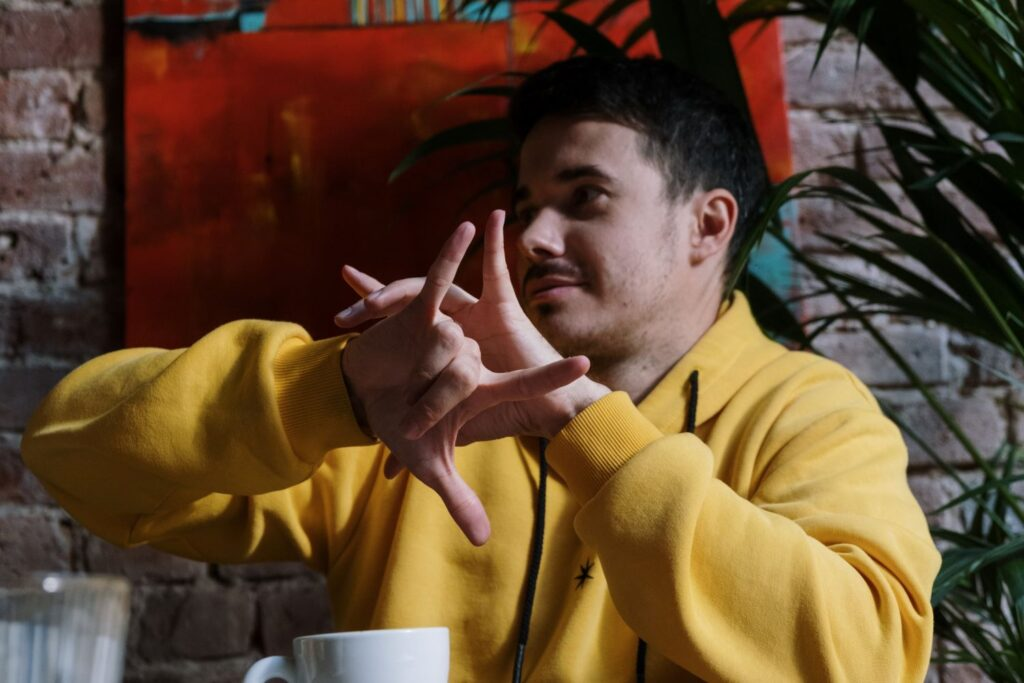
#> input picture hamer/example_data/test3.jpg, 1024 x 683 px, given as the content of the folder data/benchmark_complex_bg/image, which was not available
$ python color_aligned_mse.py
#> lines starting #> are read from the running program, lines starting #| are printed output that depends on the picture; after the words box and inside, x2 and y2 are one past the last pixel; in counts of white or black regions, pixels touching at a corner belong together; long printed decimals are rounded
"""Color-aligned MSE for background preservation.

Unlike the plain background MSE in ``eval_complex_bg.py``, this metric first
fits a global affine RGB mapping from the generated image to the reference
image using only background pixels, then computes MSE on that background.
Global brightness or color shifts are therefore removed before the structural
comparison. Lower is better.

The metric functions take float32 RGB arrays in [0, 1] and a boolean mask in
which True marks background pixels.

The CLI evaluates whole directories, like ``eval_complex_bg.py``: it matches
images by filename in the original/generated folders and averages the scores.
The original foreground mask defines the background; an optional generated
mask can be supplied to exclude foreground on both sides.

Example:
    python color_aligned_mse.py \
        --img-path-be /path/to/original/images \
        --mask-path-be /path/to/original/masks \
        --img-path-af /path/to/generated/images \
        --mask-path-af /path/to/generated/masks
"""
from __future__ import annotations

import argparse
import json
from pathlib import Path

import numpy as np
from PIL import Image


def load_rgb(path: Path, target_size: tuple[int, int] | None = None) -> np.ndarray:
    """Load an RGB image as float32 in [0, 1], optionally resizing it."""
    with Image.open(path) as image:
        image = image.convert("RGB")
        if target_size is not None and image.size != target_size:
            image = image.resize(target_size, Image.Resampling.LANCZOS)
        return np.asarray(image, dtype=np.float32) / 255.0


def load_background_mask(path: Path, target_size: tuple[int, int]) -> np.ndarray:
    """Load a foreground mask and return a boolean background mask (True = background)."""
    with Image.open(path) as image:
        image = image.convert("L")
        if image.size != target_size:
            image = image.resize(target_size, Image.Resampling.NEAREST)
        foreground = np.asarray(image, dtype=np.uint8) > 127
    background = ~foreground
    if not np.any(background):
        raise ValueError(f"Mask contains no background pixels: {path}")
    return background


def color_align_to_reference(
    generated: np.ndarray, reference: np.ndarray, background: np.ndarray
) -> np.ndarray:
    """Fit a global affine RGB mapping from generated to reference on background pixels."""
    source_pixels = generated[background]
    target_pixels = reference[background]
    if len(source_pixels) < 4:
        raise ValueError("Not enough background pixels for color alignment")

    design = np.concatenate(
        (source_pixels.astype(np.float64), np.ones((len(source_pixels), 1))), axis=1
    )
    coefficients, *_ = np.linalg.lstsq(design, target_pixels.astype(np.float64), rcond=None)
    aligned = generated.astype(np.float64) @ coefficients[:3] + coefficients[3]
    return np.clip(aligned, 0.0, 1.0).astype(np.float32)


def color_aligned_mse(
    generated: np.ndarray, reference: np.ndarray, background: np.ndarray
) -> float:
    """Color-aligned background MSE; lower is better."""
    aligned = color_align_to_reference(generated, reference, background)
    return float(np.mean(np.square(aligned[background] - reference[background])))


IMAGE_SUFFIXES = (".png", ".jpg", ".jpeg", ".webp", ".bmp")


def evaluate_directory(
    img_path_be: Path, mask_path_be: Path, img_path_af: Path,
    mask_path_af: Path | None = None,
) -> list[dict]:
    """Score every matching image pair in two directories."""
    img_path_be, mask_path_be, img_path_af = (
        Path(img_path_be), Path(mask_path_be), Path(img_path_af)
    )
    mask_path_af = Path(mask_path_af) if mask_path_af is not None else None

    results = []
    reference_paths = sorted(
        p for p in img_path_be.iterdir() if p.suffix.lower() in IMAGE_SUFFIXES
    )
    for reference_path in reference_paths:
        generated_path = img_path_af / reference_path.name
        mask_path = mask_path_be / reference_path.name
        missing = [p for p in (generated_path, mask_path) if not p.is_file()]
        if missing:
            print(f"[skip] {reference_path.name}: missing {', '.join(str(p) for p in missing)}")
            continue

        reference = load_rgb(reference_path)
        target_size = (reference.shape[1], reference.shape[0])
        generated = load_rgb(generated_path, target_size)
        background = load_background_mask(mask_path, target_size)

        if mask_path_af is not None:
            generated_mask_path = mask_path_af / reference_path.name
            if generated_mask_path.is_file():
                background &= load_background_mask(generated_mask_path, target_size)
            else:
                print(f"[warn] {reference_path.name}: generated mask not found, "
                      "using the original mask only")

        results.append({
            "image": reference_path.name,
            "color_aligned_mse": color_aligned_mse(generated, reference, background),
        })
    return results


def main() -> None:
    parser = argparse.ArgumentParser(
        description="Batch color-aligned background MSE evaluation."
    )
    parser.add_argument("--img-path-be", default="./data/benchmark_complex_bg/image",
                        help="Original images before try-on.")
    parser.add_argument("--mask-path-be", default="./data/benchmark_complex_bg/image_bg_seg/mask",
                        help="Foreground masks of the original images.")
    parser.add_argument("--img-path-af", default="./data/results/complex",
                        help="Generated images after try-on.")
    parser.add_argument("--mask-path-af", default=None,
                        help="Optional foreground masks of the generated images; "
                             "excludes foreground on both sides when provided.")
    parser.add_argument("--output", type=Path, default=None,
                        help="Optional JSON file for per-image scores.")
    args = parser.parse_args()

    results = evaluate_directory(
        args.img_path_be, args.mask_path_be, args.img_path_af, args.mask_path_af
    )
#> in load_rgb, image is the input picture: PIL image 1024x683 RGB; mean R, G, B 97.5, 72.4, 48.8
#> in load_background_mask, `image = image.convert("L")`:
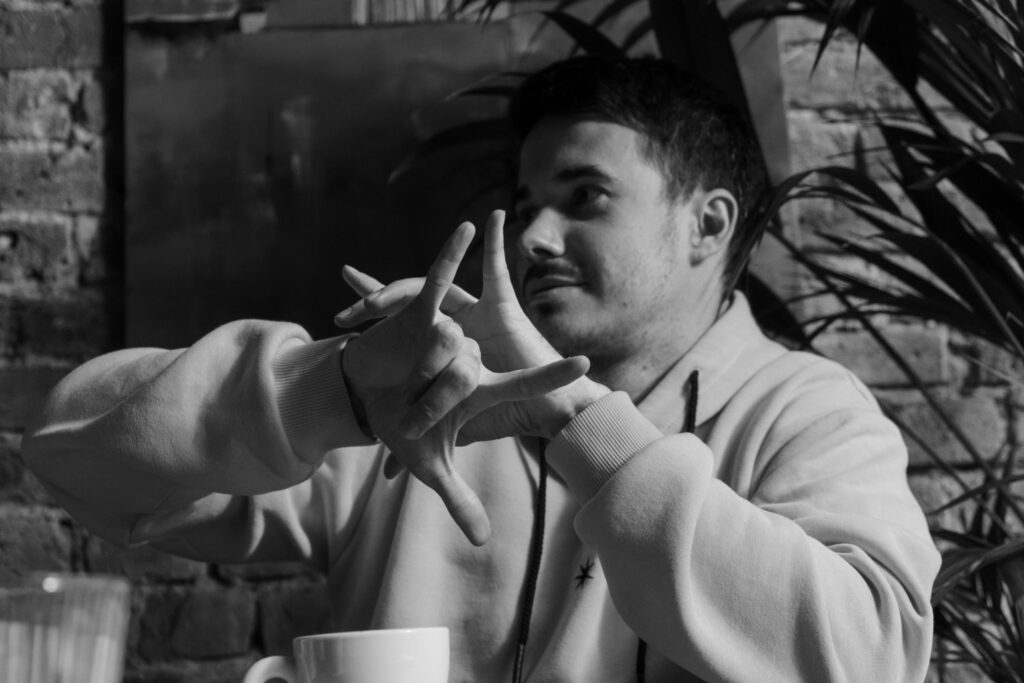
#> image: PIL image 1024x683 L; min 0, max 246, mean 77.3
#> in load_background_mask, `foreground = np.asarray(image, dtype=np.uint8) > 127`:
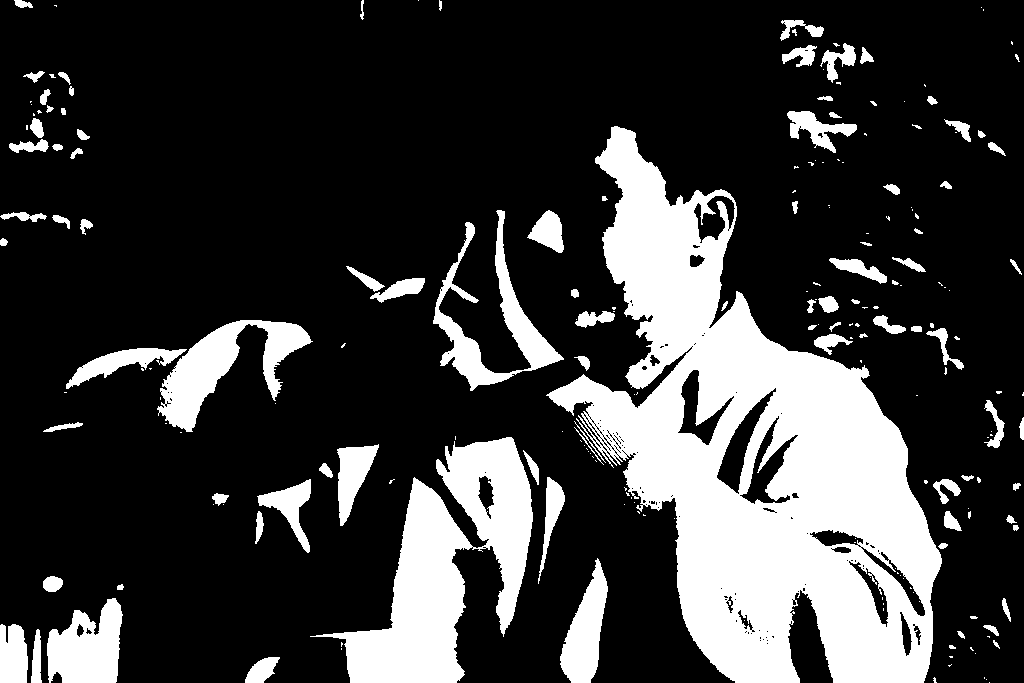
#> foreground: shape (683, 1024) bool; 22.9% white; 214 white regions (119 under 20 px), largest, box (x1, y1, x2, y2) and area: (546, 126, 942, 683) 95856, (310, 437, 533, 683) 22969, (157, 320, 313, 432) 6398
#> in color_align_to_reference, `coefficients, *_ = np.linalg.lstsq(design, target_pixels.astype(np.flo..`: coefficients = [[1, 2.67e-16, 5.64e-16], [2.87e-17, 1, -1.39e-15], [-5.34e-17, -7.95e-17, 1], [-1.77e-16, -4.81e-17, -8.08e-17]]
#> results = 1 item
    if not results:
        raise SystemExit("No valid image pairs found; check the input directories")

    for item in results:
        print(f"{item['image']}: {item['color_aligned_mse']:.6f}")
#> this loop made 1 pass
#> item on pass 1: {'image': 'test3.jpg', 'color_aligned_mse': 9.64e-39}
#| test3.jpg: 0
    mean = float(np.mean([item["color_aligned_mse"] for item in results]))
#> mean = 9.64e-39
    print(f"Average Color-aligned MSE: {mean:.6f} ({len(results)} images)")
#| Average Color-aligned MSE: 0 (1 images)

    if args.output is not None:
        args.output.parent.mkdir(parents=True, exist_ok=True)
        args.output.write_text(json.dumps({
            "per_image_scores": results,
            "average_color_aligned_mse": mean,
            "image_count": len(results),
        }, indent=2), encoding="utf-8")
        print(f"saved: {args.output}")


if __name__ == "__main__":
    main()
